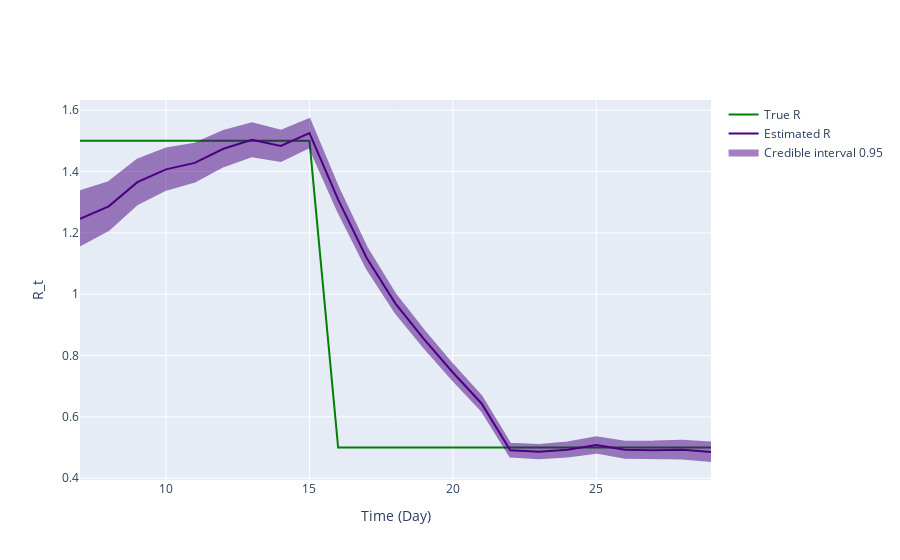

This figure's notebook cell:
### Markdown cell above
## Inference plot using class method results

### Code cell
fig = ReproductionNumberPlot()

fig.add_ground_truth_rt(ground_truth)
fig.add_interval_rt(intervals)

fig.update_labels(time_label='Time (Day)', r_label='R_t')

fig.show_figure()

### Figure 1 — Plotly figure (JSON) as saved in the notebook; plotly's stock layout.template omitted (floating-point values rounded to 4 significant figures)
{"data": [{"line": {"color": "green"}, "mode": "lines", "name": "True R", "type": "scatter", "x": [7, 8, 9, 10, 11, 12, 13, 14, 15, 16, 17, 18, 19, 20, 21, 22, 23, 24, 25, 26, 27, 28, 29], "y": [1.5, 1.5, 1.5, 1.5, 1.5, 1.5, 1.5, 1.5, 1.5, 0.5, 0.5, 0.5, 0.5, 0.5, 0.5, 0.5, 0.5, 0.5, 0.5, 0.5, 0.5, 0.5, 0.5]}, {"line": {"color": "indigo"}, "mode": "lines", "name": "Estimated R", "type": "scatter", "x": [7, 8, 9, 10, 11, 12, 13, 14, 15, 16, 17, 18, 19, 20, 21, 22, 23, 24, 25, 26, 27, 28, 29], "y": [1.246, 1.286, 1.365, 1.407, 1.428, 1.474, 1.503, 1.483, 1.525, 1.308, 1.117, 0.9692, 0.853, 0.7447, 0.6437, 0.4912, 0.4864, 0.4933, 0.5082, 0.4928, 0.4915, 0.4926, 0.4859]}, {"fill": "toself", "fillcolor": "indigo", "line": {"color": "indigo"}, "mode": "lines", "name": "Credible interval 0.95", "opacity": 0.5, "type": "scatter", "x": [7, 8, 9, 10, 11, 12, 13, 14, 15, 16, 17, 18, 19, 20, 21, 22, 23, 24, 25, 26, 27, 28, 29, 29, 28, 27, 26, 25, 24, 23, 22, 21, 20, 19, 18, 17, 16, 15, 14, 13, 12, 11, 10, 9, 8, 7], "y": [1.335, 1.365, 1.438, 1.475, 1.49, 1.532, 1.557, 1.533, 1.571, 1.348, 1.151, 0.9992, 0.8803, 0.7699, 0.6673, 0.5123, 0.5081, 0.5165, 0.5334, 0.5193, 0.5194, 0.522, 0.5166, 0.4562, 0.464, 0.4643, 0.467, 0.4835, 0.4705, 0.4651, 0.4706, 0.6206, 0.7199, 0.8261, 0.9396, 1.084, 1.269, 1.479, 1.434, 1.45, 1.417, 1.367, 1.34, 1.294, 1.21, 1.159]}], "layout": {"hovermode": "x unified", "xaxis": {"title": {"text": "Time (Day)"}}, "yaxis": {"title": {"text": "R_t"}}}}
